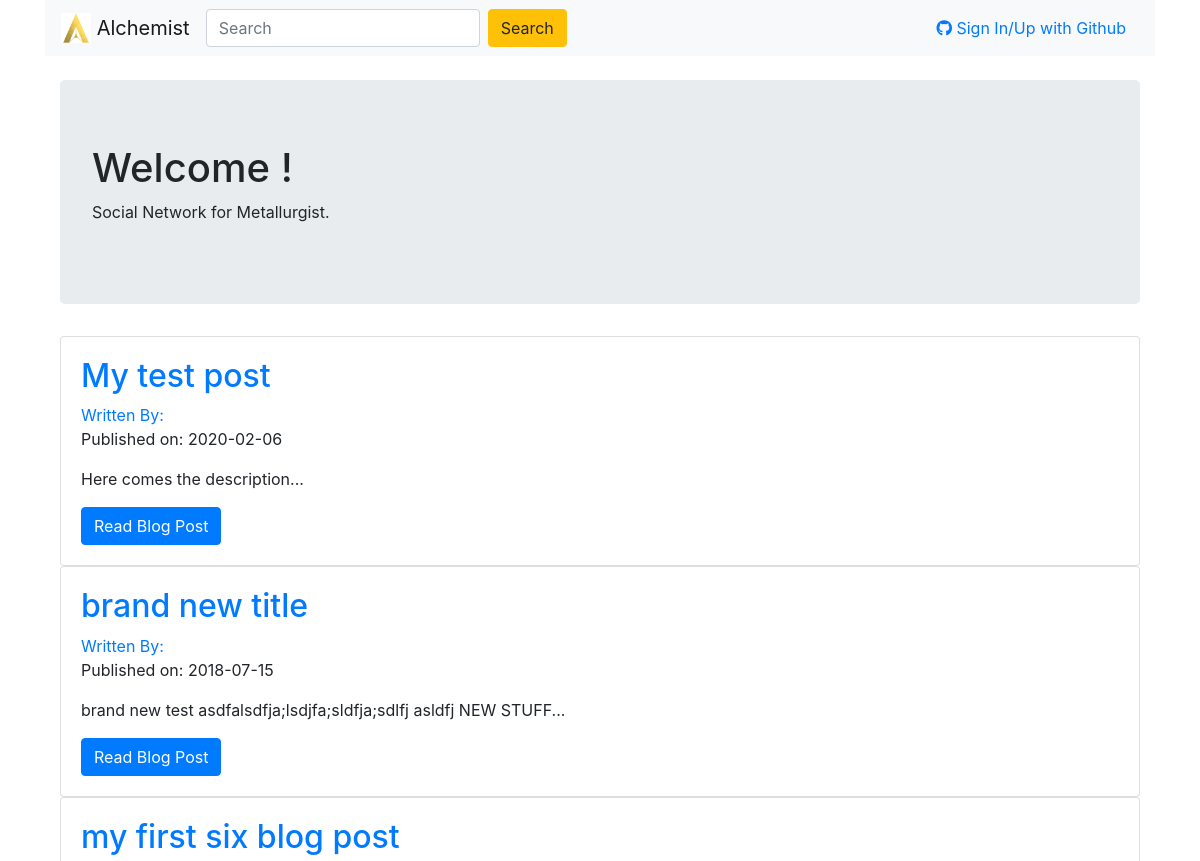
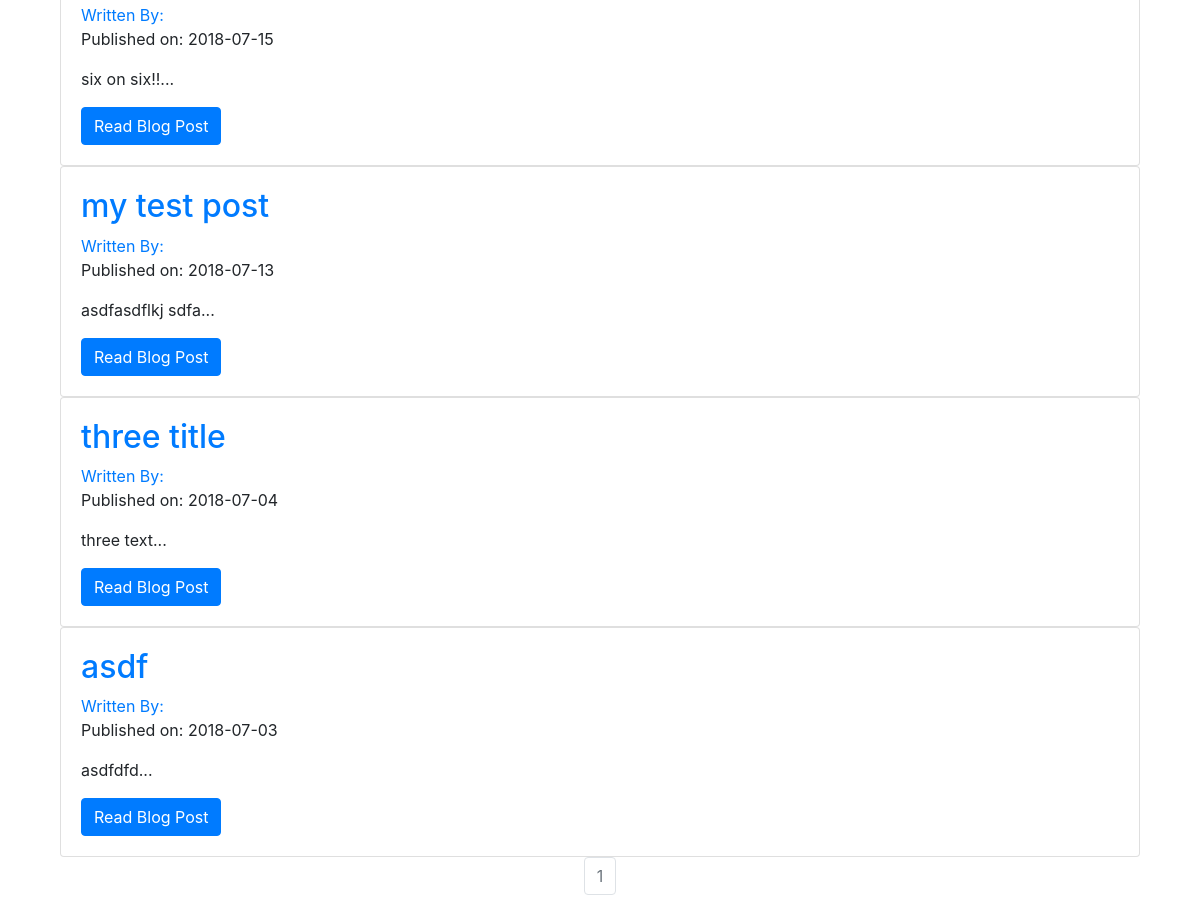
Before: / with the older database file (2 pictures, top to bottom).
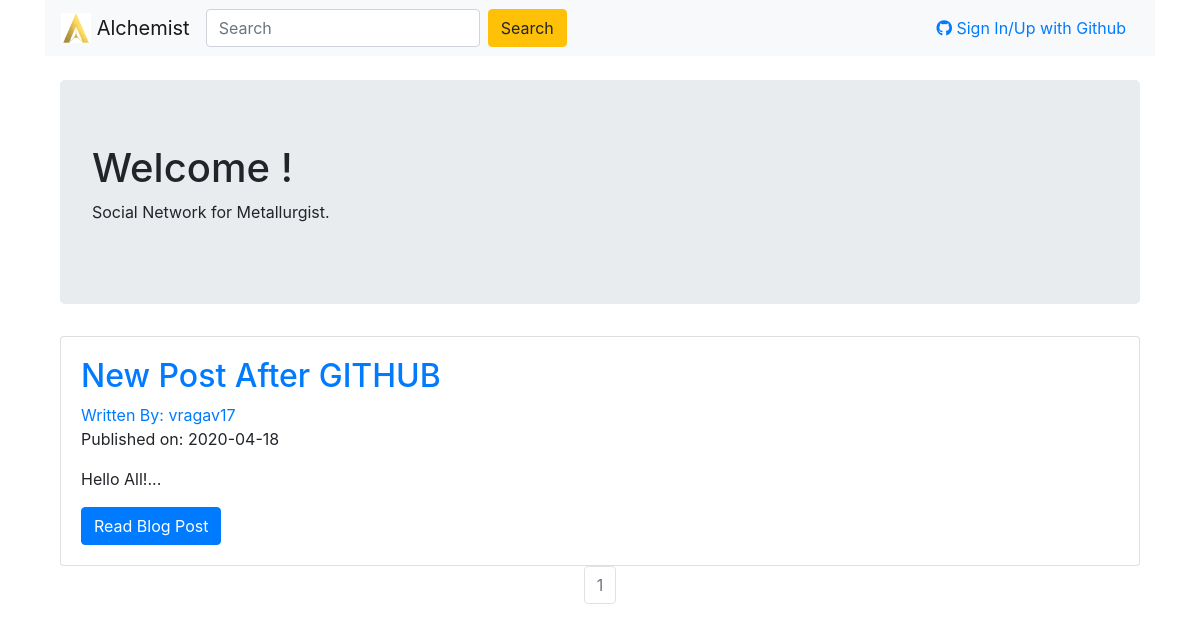
After: the same page with the newer database file.
### alchemist/models.py (models this page shows, shortened)
class BlogPost(db.Model):
    user = db.relationship(User)
    id = db.Column(db.Integer, primary_key=True)
    user_id = db.Column(db.Integer, db.ForeignKey('user.id'), nullable=False)
    date = db.Column(db.DateTime, nullable=False, default=datetime.utcnow)
    title = db.Column(db.String(140), nullable=False)
    text = db.Column(db.Text, nullable=False)

class User(db.Model, UserMixin):
    __tablename__ = 'user'
    id = db.Column(db.Integer, primary_key = True)
    profile_image = db.Column(db.String(20), nullable=False, default='default_profile.png')
    username = db.Column(db.String(64), unique=True, index=True)
    posts = db.relationship('BlogPost', backref='author', lazy=True)

### alchemist/core/views.py (the view)
@core.route('/')
def index():
        page = request.args.get('page', 1, type=int)
        blog_posts = BlogPost.query.order_by(BlogPost.date.desc()).paginate(page=page, per_page=10)
        return render_template('index.html',blog_posts=blog_posts)

### alchemist/templates/index.html (shortened to what this page needs)
{% extends "base.html" %}
{% block content %}
<div class="container">
  <div class="jumbotron">
    <h1>Welcome {{current_user.username}} !</h1>
    <p>Social Network for Metallurgist.</p>
  </div>
    {% for post in blog_posts.items %}
    <div class="card" >
      <div class="card-body">
        <h2><a class="card-title" href="  {{ url_for('blog_posts.blog_post', blog_post_id=post.id) }}">{{ post.title }}</a></h2>
        <a href="{{ url_for('users.user_posts', username=post.author.username) }}">Written By: {{ post.author.username }}</a>
        <p>Published on: {{ post.date.strftime('%Y-%m-%d') }}</p>
        <p class="card-text">{{ post.text[:100] }}...</p>
        <a href="{{ url_for('blog_posts.blog_post', blog_post_id=post.id) }}" class="btn btn-primary">Read Blog Post</a>
      </div>
    </div>
   {% endfor %}
   <nav aria-label="Page navigation example">
     <ul class="pagination justify-content-center">
       {% for page_num in blog_posts.iter_pages(left_edge=1, right_edge=1, left_current=1, right_current=2) %}
          {% if blog_posts.page == page_num %}
          <li class="page-item disabled">
            <a class="page-link" href="{{ url_for('core.index', page=page_num) }}">{{ page_num }}</a></li>
          {% else %}
            <li class="page-item"><a class="page-link" href="{{ url_for('core.index', page=page_num) }}">{{ page_num }}</a></li>
          {% endif %}
      {% endfor %}
    </nav>
{% endblock %}

### alchemist/templates/base.html (shortened to what this page needs)
<!DOCTYPE html>
<html>
  <head>
    <link rel="stylesheet" href="https://maxcdn.bootstrapcdn.com/bootstrap/4.0.0/css/bootstrap.min.css">
  </head>
  <body>
    <div class="container">
    <nav class="navbar navbar-light bg-light  navbar-expand-lg  sticky-top  ">
      <a class="navbar-brand" href="{{url_for("core.index")}}">
        <img src="../static/logo.png" width="auto" height="30" class="d-inline-block align-top" alt="">
      Alchemist
      </a>
      <div class="collapse navbar-collapse" id="navbarText">
        <ul class="navbar-nav mr-auto">
          <li class="nav-item">
            <span class="align-middle">
              <form class="form-inline my-2 my-lg-0">
                <input class="form-control mr-sm-2" type="search" placeholder="Search" aria-label="Search">
                <button class="btn btn-warning my-2 my-sm-0" type="submit">Search</button>
              </form>
            </span>
          </li>
        </ul>
        {% if current_user.is_authenticated %}
        <div class="nav-text">
          <ul class="navbar-nav mr-auto">
            <li class="nav-item dropdown">
              <a class="nav-link dropdown-toggle" href="#" id="navbarDropdownMenuLink" role="button" data-toggle="dropdown" aria-haspopup="true" aria-expanded="false">
                <img src="{{ url_for('static', filename='profile_pics/' + current_user.profile_image) }}" width="40" height="40" class="rounded-circle">
              </a>
              <div class="dropdown-menu" aria-labelledby="navbarDropdownMenuLink">
                <a class="dropdown-item" href="{{ url_for('users.account') }}">Profile</a>
                <a class="dropdown-item" href="{{ url_for('core.info') }}">About Us</a>
                <a class="dropdown-item" href="{{ url_for('users.logout') }}">Log Out</a>
              </div>
            </li>
          </ul>
        </div>
        {% else %}
        <span>
        <a class="btn btn-block btn-social btn-github" href="{{ url_for('users.login') }}">
        <i class="fab fa-github"></i>
        Sign In/Up with Github
        </a>
        </span>
        {% endif %}
      </div>
    </nav>
  {% block content %}
  {% endblock %}
  </body>
  </html>

Changed rows visible on the page:
removed BlogPost: title "My test post", date "2020-02-06", text "Here comes the description"
removed BlogPost: title "brand new title", date "2018-07-15", text "brand new test asdfalsdfja;lsdjfa;sldfja;sdlfj asldfj NEW STUFF"
removed BlogPost: title "my first six blog post", date "2018-07-15", text "six on six!!"
removed BlogPost: title "my test post", date "2018-07-13", text "asdfasdflkj sdfa"
removed BlogPost: title "three title", date "2018-07-04", text "three text"
removed BlogPost: title "asdf", date "2018-07-03", text "asdfdfd"
added BlogPost: title "New Post After GITHUB", author.username "vragav17", date "2020-04-18", text "Hello All!"
